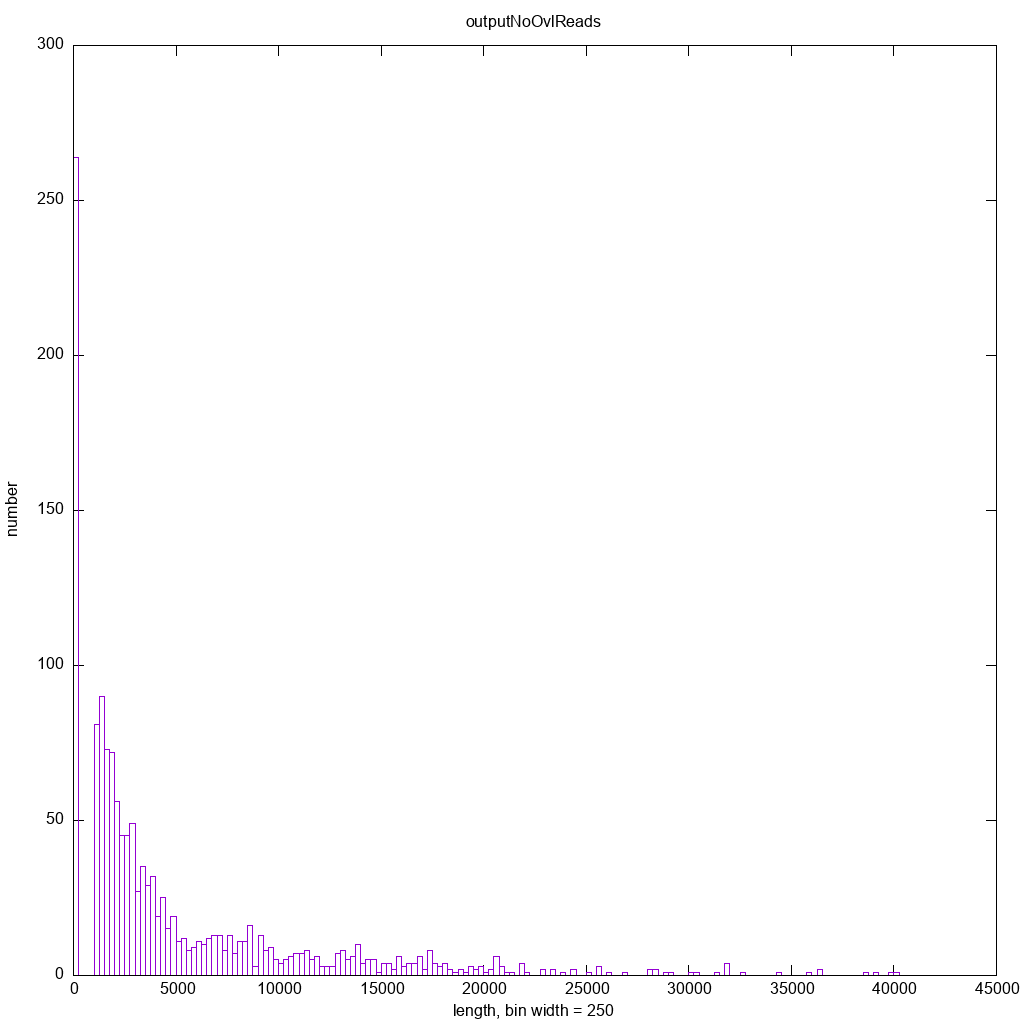

Recreate this plot in gnuplot.
set title 'outputNoOvlReads'
set xlabel 'length, bin width = 250'
set ylabel 'number'

binwidth=250
set boxwidth binwidth
bin(x,width) = width*floor(x/width) + binwidth/2.0

set terminal png size 1024,1024
set output './ecoli-80.1.trimReads.outputNoOvlReads.png'
plot [] [0:] './ecoli-80.1.trimReads.outputNoOvlReads.dat' using (bin($1,binwidth)):(1.0) smooth freq with boxes title ''
